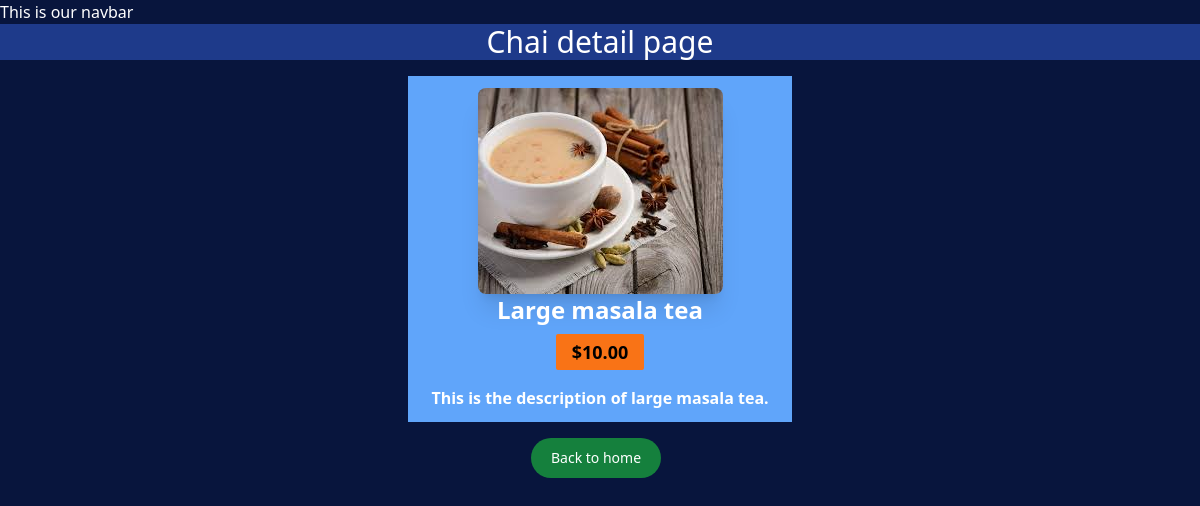
Page /chai/2/ on the committed database.
### chai/models.py (models this page shows, shortened)
class ChaiVarity(models.Model):
    CHAI_TYPE_CHOICE = [
        ('ML', 'MASALA'),
        ('GR', 'GINGER'),
        ('KL', 'KIWI'),
        ('PL', 'PLAIN'),
        ('EL', 'ELACHI')
    ]
    name = models.CharField(max_length=100)
    image = models.ImageField(upload_to='chais/')
    date_added = models.DateTimeField(default=timezone.now)
    type = models.CharField(max_length=2, choices=CHAI_TYPE_CHOICE)
    description = models.TextField(default='')
    price = models.TextField(default='')

### chai/views.py (the view)
# urls.py: path('<int:chai_id>/', views.chai_detail, name='chai_detail'),
def chai_detail(request, chai_id):
    chai = get_object_or_404(ChaiVarity, pk=chai_id)
    return render(request, 'chai/chai_detail.html', {'chai': chai})

### chai/templates/chai/chai_detail.html (shortened to what this page needs)
{% extends "layout.html" %}
{% block content %}
    <h1 class="bg-blue-900 text-3xl">Chai detail page</h1>
    <div class="w-96 bg-blue-400 mx-auto mt-4 grid grid-cols-1 place-items-center p-3">
        <div>
            <img src="{{chai.image.url}}" alt=""class="rounded-lg shadow-xl">
        </div>
        <div class="grid place-items-center">
            <h2 class="text-2xl font-semibold">{{chai.name}}</h2>
            <div class="grid place-items-center mt-2">
                <h3 class="text-lg text-black font-bold bg-orange-500 px-4 py-1 rounded-sm">{{ chai.price }}</h3>
            </div>
            <p class="font-semibold mt-4">
                {{chai.description}}
            </p>
        </div>
    </div>
    <div class="flex justify-center mt-4">
        <a href="/chai">
            <button class="text-white bg-green-700 hover:bg-green-800 focus:outline-none focus:ring-4 focus:ring-green-300 font-medium rounded-full text-sm px-5 py-2.5 text-center me-2 mb-2 dark:bg-green-600 dark:hover:bg-green-700 dark:focus:ring-green-800">Back to home</button>
        </a>
    </div>
{% endblock %}

### static/style.css (style rules this page uses)
body { background-color: #08153d; color: #fff; }
h1 { text-align: center; font-size: 2em; }

### rows in the picture
ChaiVarity: image (picture), name "Large masala tea", price "$10.00", description "This is the description of large masala tea."
